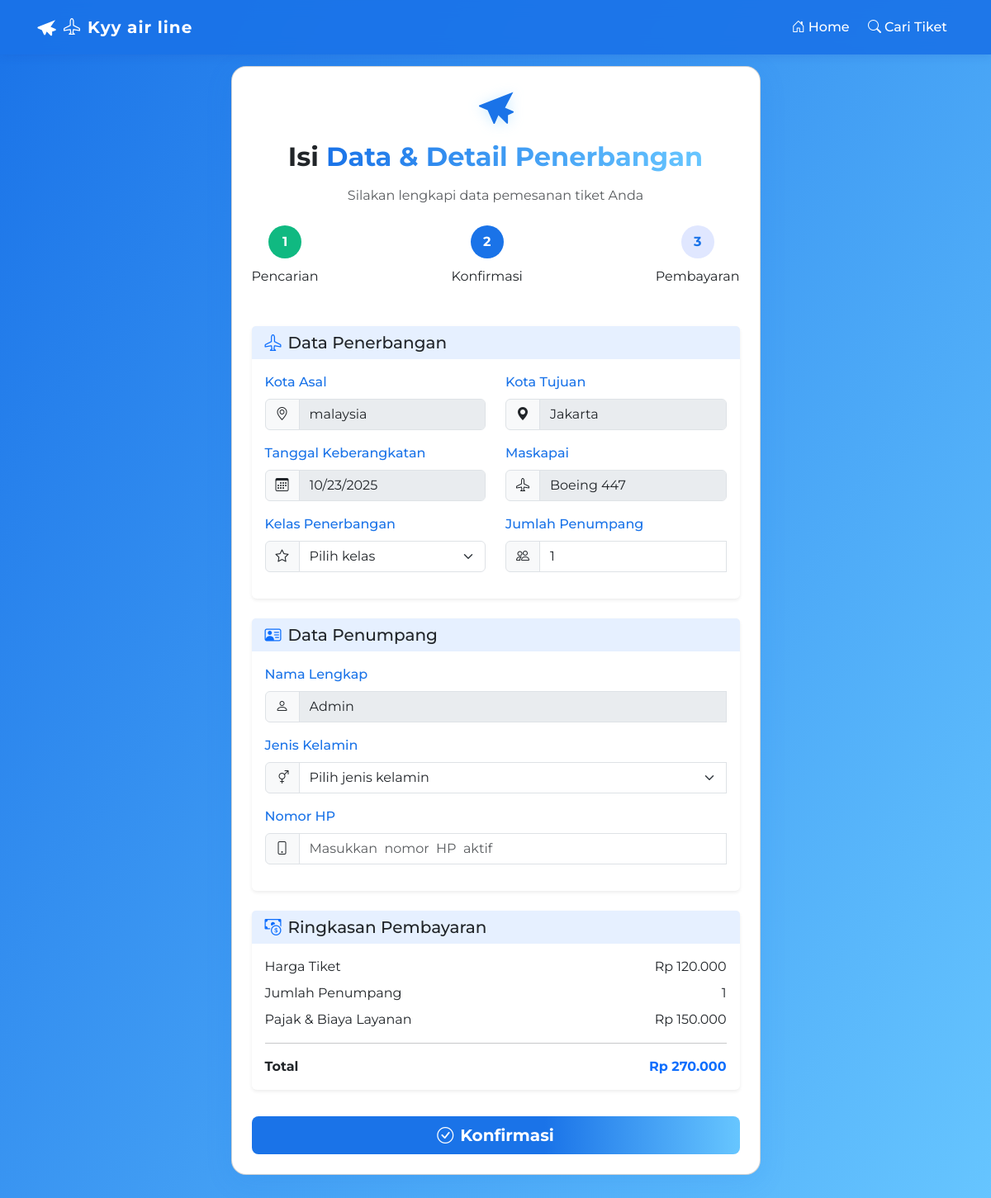
/konfirmasi.php?pesawat=3 (signed in), run on the app's committed database.
### tables this page shows
CREATE TABLE `pesawat` (
  `id` int NOT NULL,
  `nama` varchar(50) NOT NULL,
  `no_penerbangan` varchar(50) NOT NULL,
  `asal` varchar(50) NOT NULL,
  `tujuan` varchar(50) NOT NULL,
  `waktu_berangkat` time DEFAULT NULL,
  `harga` decimal(12,2) NOT NULL,
  `created_at` timestamp NOT NULL DEFAULT CURRENT_TIMESTAMP,
  `updated_at` timestamp NOT NULL DEFAULT CURRENT_TIMESTAMP,
  `waktu_tiba` time DEFAULT NULL,
  `kursi_tersedia` int NOT NULL
);

CREATE TABLE `users` (
  `id` int NOT NULL,
  `nama` varchar(50) NOT NULL,
  `username` varchar(50) NOT NULL,
  `email` varchar(50) NOT NULL,
  `no_hp` varchar(50) NOT NULL,
  `jenis_kelamin` enum('Laki-laki','Perempuan') NOT NULL,
  `tanggal_lahir` date NOT NULL,
  `alamat` text NOT NULL,
  `password` varchar(100) NOT NULL,
  `role` enum('admin','user') NOT NULL DEFAULT 'user',
  `remember_token` varchar(100) DEFAULT NULL
);

### konfirmasi.php (the view, shortened to what this page needs)
<?php
include  "./koneksi.php";
$pilih  =  null;
$user  =  null;
if (isset($_GET["pesawat"])) {
    $slug  =  $_GET["pesawat"];
    $username_session  =  $_SESSION["username"];
    if ($stmt_pesawat  =  $mysql->prepare("SELECT * FROM pesawat WHERE id = ?")) {
        $stmt_pesawat->bind_param("s",  $slug);
        $stmt_pesawat->execute();
        $result_pesawat  =  $stmt_pesawat->get_result();
        $pilih  =  $result_pesawat->fetch_assoc();
    } else {
        die("Error  mempersiapkan  query  penerbangan:  "  .  $mysql->error);
    }
    if ($stmt_user  =  $mysql->prepare("SELECT  *  FROM  users  WHERE  username  =  ?")) {
        $stmt_user->bind_param("s",  $username_session);
        $stmt_user->execute();
        $result_user  =  $stmt_user->get_result();
        $user  =  $result_user->fetch_assoc();
    } else {
        die("Error  mempersiapkan  query  user:  "  .  $mysql->error);
    }
} else {
    header("Location:  pencarian.php");
    exit();
}
$base_price  =  (int)$pilih["harga"];
$tax  =  150000;
$initial_total  =  $base_price  +  $tax;
?>
<!DOCTYPE html>
<html lang="id">
<head>
    <link href="https://cdn.jsdelivr.net/npm/bootstrap@5.3.3/dist/css/bootstrap.min.css" rel="stylesheet">
    <link rel="stylesheet" href="https://cdn.jsdelivr.net/npm/bootstrap-icons@1.11.1/font/bootstrap-icons.css">
    <link rel="stylesheet" href="./assets/css/style.css">
    <link rel="stylesheet" href="https://cdnjs.cloudflare.com/ajax/libs/animate.css/4.1.1/animate.min.css" />
</head>
<body>
    <nav class="navbar  navbar-expand-lg  navbar-light  fixed-top">
        <div class="container">
            <a class="navbar-brand  text-white  animate__animated  animate__fadeIn" href="index.php">
                <i class="bi  bi-airplane  me-2"></i>Kyy air line
            </a>
            <div class="collapse  navbar-collapse" id="navbarNav">
                <ul class="navbar-nav  ms-auto">
                    <li class="nav-item  animate__animated  animate__fadeIn  animate__delay-1s">
                        <a class="nav-link  text-white" href="index.php"><i class="bi  bi-house-door  me-1"></i>Home</a>
                    </li>
                    <li class="nav-item  animate__animated  animate__fadeIn  animate__delay-2s">
                        <a class="nav-link  text-white" href="pencarian.php"><i class="bi  bi-search  me-1"></i>Cari Tiket</a>
                    </li>
                </ul>
            </div>
        </div>
    </nav>
    <div class="container">
        <div class="row  justify-content-center">
            <div class="col-lg-7  col-md-9">
                <div class="card  konfirmasi-card  p-4  animate__animated  animate__fadeIn">
                    <div class="plane-icon  animate__animated  animate__zoomIn">
                        <svg viewBox="0  0  48  48">
                            <path d="M44.5  6.5L3.5  22.5C2.7  22.8  2.7  23.9  3.5  24.2L13.5  28.5L20.5  44.5C20.8  45.3  21.9  45.3  22.2  44.5L26.5  34.5L36.5  44.5C37.1  45.1  38.1  44.7  38.1  43.9V34.5L44.5  31.5C45.3  31.2  45.3  30.1  44.5  29.8L34.5  25.5L44.5  6.5Z" />
                        </svg>
                    </div>
                    <h2 class="text-center  mb-3  fw-bold">Isi <span class="text-primary-gradient">Data & Detail Penerbangan</span></h2>
                    <p class="text-muted  text-center  mb-4">Silakan lengkapi data pemesanan tiket Anda</p>
                    <div class="booking-progress  mb-5">
                        <div class="d-flex  justify-content-between">
                            <div class="booking-step  completed  text-center">
                                <div class="step-number">1</div>
                                <div class="step-label">Pencarian</div>
                            </div>
                            <div class="booking-step  active  text-center">
                                <div class="step-number">2</div>
                                <div class="step-label">Konfirmasi</div>
                            </div>
                            <div class="booking-step  text-center">
                                <div class="step-number">3</div>
                                <div class="step-label">Pembayaran</div>
                            </div>
                        </div>
                    </div>
                    <form class="needs-validation" action="kode.php" method="POST">
                        <div class="card  mb-4  border-0  shadow-sm" data-animate="animate-fade-in">
                            <div class="card-header  bg-primary  bg-opacity-10  border-0">
                                <h5 class="mb-0"><i class="bi  bi-airplane  me-2  text-primary"></i>Data Penerbangan</h5>
                            </div>
                            <div class="card-body">
                                <div class="row">
                                    <div class="mb-3  col-md-6">
                                        <label for="asal" class="form-label">Kota Asal</label>
                                        <div class="input-group">
                                            <span class="input-group-text  bg-light"><i class="bi  bi-geo-alt"></i></span>
                                            <input type="text" disabled class="form-control" id="asal" name="asal" value="<?= htmlspecialchars($pilih["asal"])  ?>" placeholder="Contoh:  Jakarta" required>
                                        </div>
                                    </div>
                                    <div class="mb-3  col-md-6">
                                        <label for="tujuan" class="form-label">Kota Tujuan</label>
                                        <div class="input-group">
                                            <span class="input-group-text  bg-light"><i class="bi  bi-geo-alt-fill"></i></span>
                                            <input type="text" disabled class="form-control" id="tujuan" name="tujuan" value="<?= htmlspecialchars($pilih["tujuan"])  ?>" placeholder="Contoh:  Surabaya" required>
                                        </div>
                                    </div>
                                </div>
                                <div class="row">
                                    <div class="mb-3  col-md-6">
                                        <label for="tanggal" class="form-label">Tanggal Keberangkatan</label>
                                        <div class="input-group">
                                            <span class="input-group-text  bg-light"><i class="bi  bi-calendar3"></i></span>
                                            <input type="date" class="form-control" disabled id="tanggal" value="<?= date("Y-m-d",  strtotime($pilih["waktu_berangkat"]))  ?>" name="tanggal" required>
                                        </div>
                                    </div>
                                    <div class="mb-3  col-md-6">
                                        <label for="maskapai" class="form-label">Maskapai</label>
                                        <div class="input-group">
                                            <span class="input-group-text  bg-light"><i class="bi  bi-airplane"></i></span>
                                            <input type="text" class="form-control" disabled id="maskapai" value="<?= htmlspecialchars($pilih["nama"])  ?>" name="maskapai" placeholder="Contoh:  Garuda  Indonesia" required>
                                        </div>
                                    </div>
                                </div>
                                <div class="row">
                                    <div class="mb-3  col-md-6">
                                        <label for="kelas" class="form-label">Kelas Penerbangan</label>
                                        <div class="input-group">
                                            <span class="input-group-text  bg-light"><i class="bi  bi-star"></i></span>
                                            <select class="form-select" id="kelas" name="kelas" required>
                                                <option value="">Pilih kelas</option>
                                            </select>
                                        </div>
                                    </div>
                                    <div class="mb-3  col-md-6">
                                        <label for="jumlah" class="form-label">Jumlah Penumpang</label>
                                        <div class="input-group">
                                            <span class="input-group-text  bg-light"><i class="bi  bi-people"></i></span>
                                            <input type="number" class="form-control" id="jumlah" name="jumlah" min="1" max="10" value="1" required>
                                        </div>
                                    </div>
                                </div>
                            </div>
                        </div>
                        <div class="card  mb-4  border-0  shadow-sm" data-animate="animate-fade-in" data-delay="delay-100">
                            <div class="card-header  bg-primary  bg-opacity-10  border-0">
                                <h5 class="mb-0"><i class="bi  bi-person-vcard  me-2  text-primary"></i>Data Penumpang</h5>
                            </div>
                            <div class="card-body">
                                <div class="mb-3">
                                    <label for="nama" class="form-label">Nama Lengkap</label>
                                    <div class="input-group">
                                        <span class="input-group-text  bg-light"><i class="bi  bi-person"></i></span>
                                        <input type="text" value="<?= htmlspecialchars($user["nama"])  ?>" disabled class="form-control" id="nama" name="nama" placeholder="Masukkan  nama  lengkap" required>
                                    </div>
                                </div>
                                <div class="mb-3">
                                    <label for="gender" class="form-label">Jenis Kelamin</label>
                                    <div class="input-group">
                                        <span class="input-group-text  bg-light"><i class="bi  bi-gender-ambiguous"></i></span>
                                        <select class="form-select" id="gender" name="gender" required>
                                            <option value="">Pilih jenis kelamin</option>
                                        </select>
                                    </div>
                                </div>
                                <div class="mb-3">
                                    <label for="phone" class="form-label">Nomor HP</label>
                                    <div class="input-group">
                                        <span class="input-group-text  bg-light"><i class="bi  bi-phone"></i></span>
                                        <input type="tel" class="form-control" id="phone" name="phone" value="<?= htmlspecialchars($user["phone"]  ??  '')  ?>" placeholder="Masukkan  nomor  HP  aktif" required>
                                    </div>
                                </div>
                            </div>
                        </div>
                        <div class="card  mb-4  border-0  shadow-sm" data-animate="animate-fade-in" data-delay="delay-200">
                            <div class="card-header  bg-primary  bg-opacity-10  border-0">
                                <h5 class="mb-0"><i class="bi  bi-cash-coin  me-2  text-primary"></i>Ringkasan Pembayaran</h5>
                            </div>
                            <div class="card-body">
                                <div class="d-flex  justify-content-between  mb-2">
                                    <span>Harga Tiket</span>
                                    <span>Rp <?= number_format($base_price,  0,  ',',  '.')  ?></span>
                                </div>
                                <div class="d-flex  justify-content-between  mb-2">
                                    <span>Jumlah Penumpang</span>
                                    <span id="summary-passengers">1</span>
                                </div>
                                <div class="d-flex  justify-content-between  mb-2">
                                    <span>Pajak & Biaya Layanan</span>
                                    <span>Rp <?= number_format($tax,  0,  ',',  '.')  ?></span>
                                </div>
                                <hr>
                                <div class="d-flex  justify-content-between  fw-bold">
                                    <span>Total</span>
                                    <span class="text-primary" id="total-price">Rp <?= number_format($initial_total,  0,  ',',  '.')  ?></span>
                                </div>
                            </div>
                        </div>
                        <div class="d-grid  gap-2">
                            <button type="submit" class="btn  btn-konfirmasi  btn-lg  mt-2  animate__animated  animate__pulse  animate__infinite  animate__slower">
                                <i class="bi  bi-check-circle  me-2"></i>Konfirmasi
                            </button>
                        </div>
                    </form>
                </div>
            </div>
        </div>
    </div>
</body>
</html>

### data on the page
pesawat: asal "malaysia", tujuan "Jakarta", tanggal "10/23/2025", maskapai "Boeing 447", harga "120.000", harga "270.000"
users: nama "Admin"

### other printed values
$tax "150.000"
